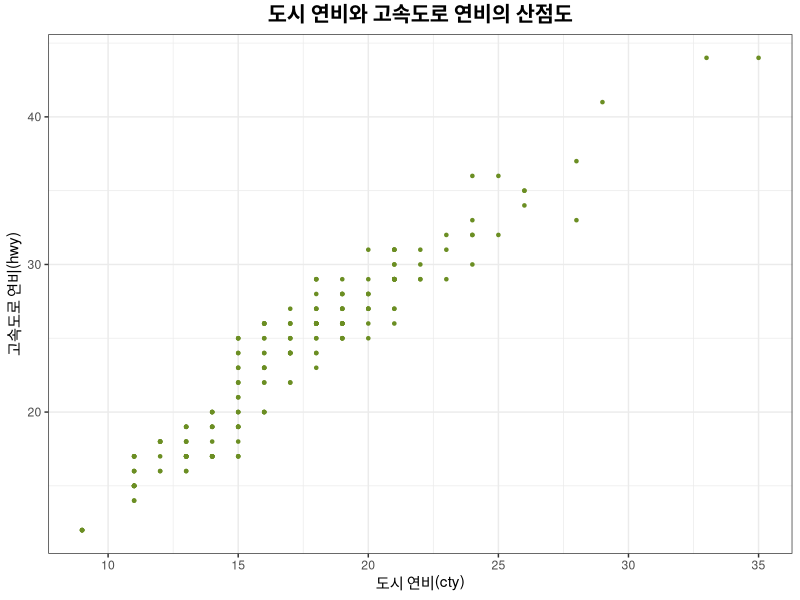

Here is the R script that generated this plot:
## ---- chunk 1
knitr::opts_chunk$set(eval = TRUE)
## ---- chunk 2
library(dplyr)
library(ggplot2)
## ---- chunk 3
ggplot(mpg,aes(x=cty, y=hwy)) + 
  geom_point(size=0.9, color="OliveDrab") +
  theme_bw() +
  labs(x="도시 연비(cty)", y="고속도로 연비(hwy)") +
  ggtitle("도시 연비와 고속도로 연비의 산점도") +
  theme(plot.title = element_text(family = "serif", face = "bold", hjust = 0.5, size = 15, color = "black"))
